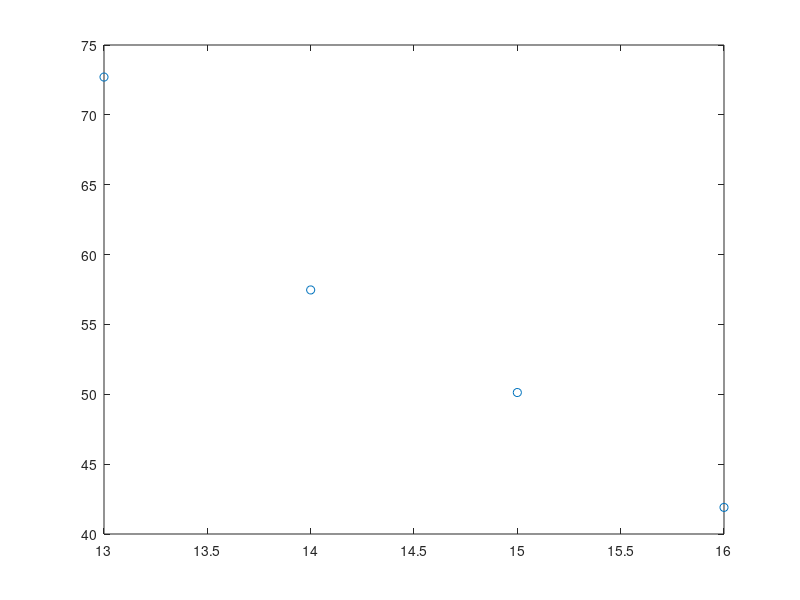
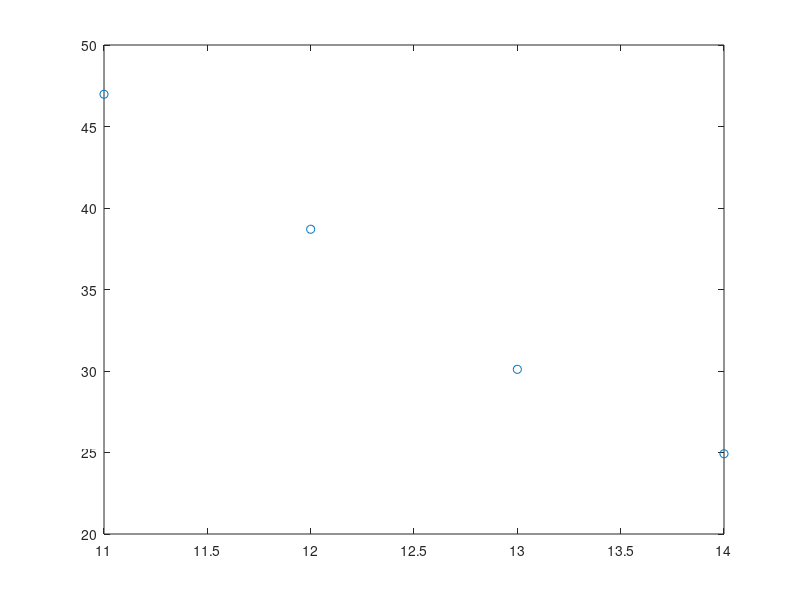

Write MATLAB code to recreate these figures, in order.

% Raw data, TBW measured in liters. Each data point represents the average
% of three data points taken at one time point, with given standard
% deviation between the three points.
TBW=[30.9,30.77,31.6,29.33,29.53,30.2,30.47,30.3,30.13];
local13=[75.33,75.667,56,74,77,81.33,70,69,78];
local14=[50.667,50.33,45.33,59,58.667,66,60,61,68.33];
local15=[42,43,52.667,51.33,54,50.33,50.667,59];
local16=[36.5,35.33,39,39,44.33,50.33,43.667,39.667,51.667];

% Phase:
ph13 = [3.95,4.633,4,5.133,3.867,5,4.3,3.967,4.8].*pi/180;
ph14 = [5,5.33,4.5,5.4,4.7,5.567,5.433,5.533,4.767].*pi/180;
ph15 = [5.7,3.567,6.033,4.7,6.533,6.167,5.967,5.867].*pi/180;
ph16 = [8.4,6.433,5.133,5.967,4.8,6.067,6.733,7.7,5.967].*pi/180;

% Simple resistances (real part of impedance):
R13 = local13.*cos(ph13);
R14 = local14.*cos(ph14);
R15 = local15.*cos(ph15);
R16 = local16.*cos(ph16);

% Average values for each distance. (We don't care about TBW here.)
ave13 = mean(R13);
ave14 = mean(R14);
ave15 = mean(R15);
ave16 = mean(R16);

figure(1)
plot([13,14,15,16],[ave13,ave14,ave15,ave16],'o')
corrDist1 = corr([13,14,15,16]',[ave13,ave14,ave15,ave16]')
resistivity1 = (0.01*[13,14,15,16].*[ave13,ave14,ave15,ave16])

% Another iteration on different data:
Four11_nathan = [46,51.667,44.33];
Four12_nathan = [44.667,32.33,40.33];
Four13_nathan = [33.33,32,26];
Four14_nathan = [29.667,24.33,21.667];

% Phase:
ph11 = [7.13,7.77,5.87].*pi/180;
ph12 = [8.97,8.43,7.43].*pi/180;
ph13_2 = [9.6,8.17,7.63].*pi/180;
ph14_2 = [9.13,8.8,8.5].*pi/180;

% Resistance:
R11 = Four11_nathan.*cos(ph11);
R12 = Four12_nathan.*cos(ph12);
R13_2 = Four13_nathan.*cos(ph13_2);
R14_2 = Four14_nathan.*cos(ph14_2);

ave11 = mean(R11);
ave12 = mean(R12);
ave13_2= mean(R13_2);
ave14_2 = mean(R14_2);

figure(2)
plot([11,12,13,14],[ave11,ave12,ave13_2,ave14_2],'o')
corrDist2 = corr([11,12,13,14]',[ave11,ave12,ave13_2,ave14_2]')
resistivity2 = (0.01*[11,12,13,14].*[ave11,ave12,ave13_2,ave14_2])

